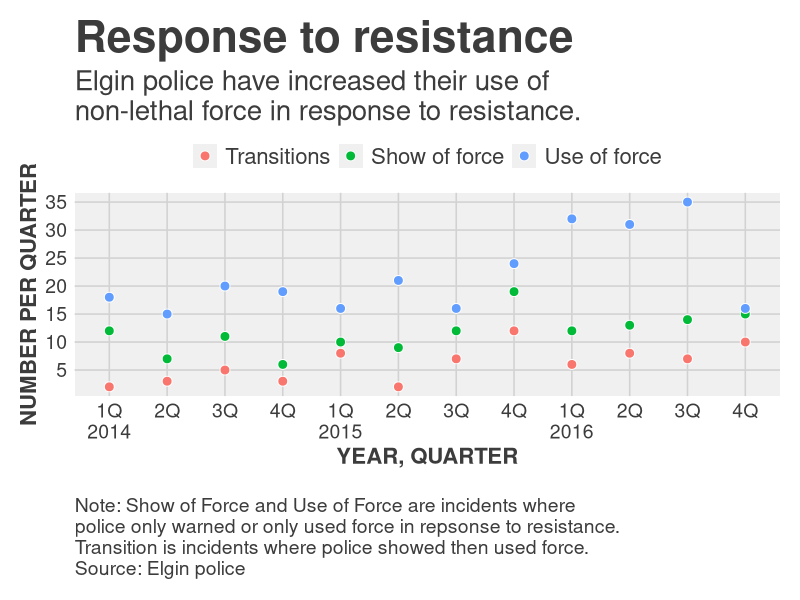

The R script that drew this image:
# Let's load our new dataframe

library(readr)
df <- read_csv("dfsubset.csv")

# load in ggplot and themes
library(ggplot2)
library(ggthemes)


# line chart

# First, let's change the levels of force
# to make them more readable.
df$set <- factor(df$set, levels = c("Transitions","SOF_only","UOF_only"),
                   labels = c("Transitions","Show of force","Use of force" ))


#----Set up plot for print and online --------

# widths for pdf and png files are set up so that
# text elements work for print and online. 
# Generally, the pdf will = a 2-column graphic
# that in a pinch could be used in the paper without
# any work on my part as long as it printed in color,
# and the png will be readable on mobile.

# As for height, adjust that as necessary. Look at the
# files you create and see if they need room!

# While working out your plot, leave these items commented out
# so you can see a preview of your graphic in the plots pane
# when you're satisfied with it, then uncomment to save out
# files. Note you can't create pdfs and pngs at the same time
# you'll have to uncomment one and comment out the other.

#dev.cur()
#pdf(file="ggplotScatter.pdf", width = 7, height = 6) 
#png(filename = "ggplotScatter.png",width = 600, height = 500, units = "px")
#-----Insert plot here -------------

# scatter chart
pScat <- ggplot(df) +
  aes(Year_Quarter, 
      value, 
      color = set) +
  geom_point(stat="identity") + 
  theme_fivethirtyeight()

# alternative dots - larger with white outline
# note how we have to change the way we
# specify the fill color of the dots
pScat <- ggplot(df) +
  aes(Year_Quarter, 
      value, 
      fill = set) +
  geom_point(stat="identity",
             shape = 21,
             size=3,
             color = "white") + 
  theme_fivethirtyeight()

# Note that there's another way to set the size of points
# and that's by using another factor to do it.
# a good example can be found here: 
# http://t-redactyl.io/blog/2016/02/creating-plots-in-r-using-ggplot2-part-6-weighted-scatterplots.html
# This plots ozone levels by day, but sets the size of 
# the dots by the average wind speed for the day

# Let's customize the x scale
# Remember \n = a line break
pScat <- pScat + scale_x_discrete(
  labels=c("1Q\n2014","2Q","3Q","4Q","1Q\n2015","2Q","3Q","4Q","1Q\n2016","2Q","3Q","4Q")
)

# Let's also customize the y scale
# we set the min and max, then where breaks should be
pScat <- pScat + 
  scale_y_continuous(breaks=c(seq(0,40,5)) )

# add all the titles.
pScat <- pScat + labs(
  title="Response to resistance", # your headline
  subtitle="Elgin police have increased their use of\nnon-lethal force in response to resistance.",
  x="YEAR, QUARTER", 
  y="NUMBER PER QUARTER",
  caption="\nNote: Show of Force and Use of Force are incidents where \npolice only warned or only used force in repsonse to resistance. \nTransition is incidents where police showed then used force. \nSource: Elgin police")

# This puts the legend horizontally across the top
# you can leave this alone 
pScat <- pScat + 
  theme(legend.position="top", 
        legend.direction="horizontal",
        legend.title = element_blank())

# Here's where we adapt the theme we're using to work for us
# Can ignore
pScat <- pScat + theme(
  plot.background = element_rect(fill = "white"),
  legend.background = element_rect(fill = "white"),
  plot.title = element_text(size = 32),
  plot.subtitle = element_text(size = 20),
  legend.text=element_text(size=16),
  axis.title=element_text(size=16, face="bold"),
  axis.text=element_text(size=14),
  plot.caption=element_text(size=14, hjust=0)
)

pScat


#----- End plot --------------
# Uncomment the line below when saving pdfs or pngs
#dev.off() 
